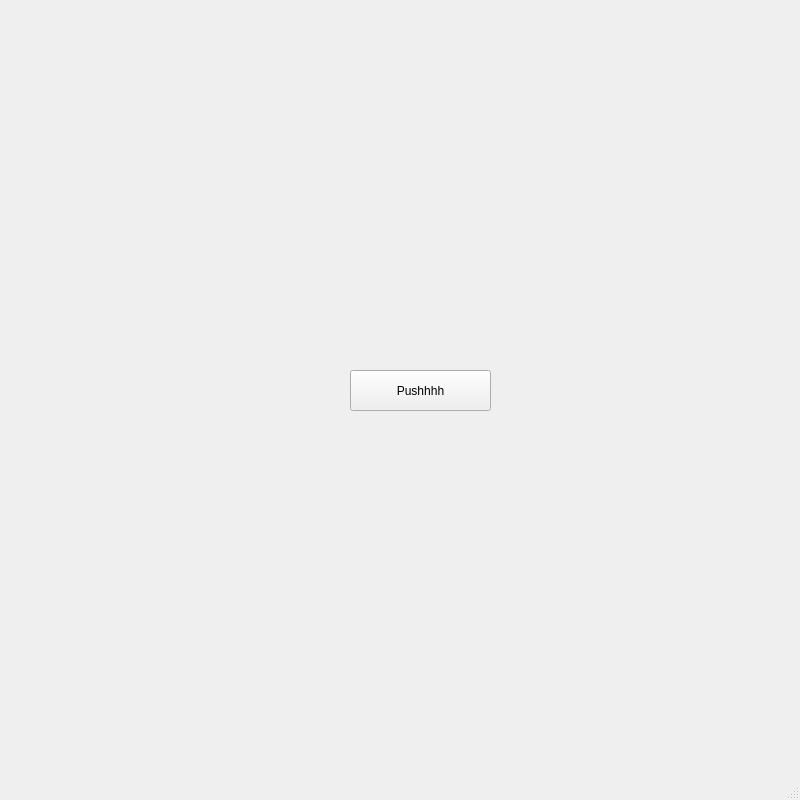
<?xml version="1.0" encoding="UTF-8"?>
<ui version="4.0">
 <class>MainWindow</class>
 <widget class="QMainWindow" name="MainWindow">
  <property name="geometry">
   <rect>
    <x>0</x>
    <y>0</y>
    <width>800</width>
    <height>800</height>
   </rect>
  </property>
  <property name="windowTitle">
   <string>MainWindow</string>
  </property>
  <widget class="QWidget" name="centralwidget">
   <widget class="QPushButton" name="yellow">
    <property name="geometry">
     <rect>
      <x>350</x>
      <y>370</y>
      <width>141</width>
      <height>41</height>
     </rect>
    </property>
    <property name="text">
     <string>Pushhhh</string>
    </property>
   </widget>
  </widget>
  <widget class="QMenuBar" name="menubar">
   <property name="geometry">
    <rect>
     <x>0</x>
     <y>0</y>
     <width>800</width>
     <height>21</height>
    </rect>
   </property>
  </widget>
  <widget class="QStatusBar" name="statusbar"/>
 </widget>
 <resources/>
 <connections/>
</ui>
